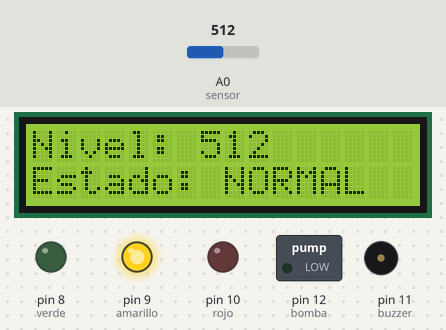
The sketch below on a simulated Arduino Uno, built with avr-gcc and run on an emulated ATmega328P. Shown: 16×2 character LCD, switched loads named in the sketch (green lamp = pin HIGH), output pins drawn as LEDs (lit = HIGH), buzzer (waves = sounding, pin HIGH). Inputs (shaded band) come from the test bench; at power-on: A0 (sensor) = 512.

Above: at 2.7 s.
2.8 s: A0 (sensor) set to 362
At 3.5 s:
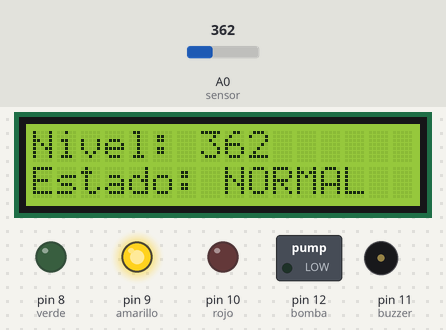
4.5 s: A0 (sensor) set to 343
At 5.1 s:
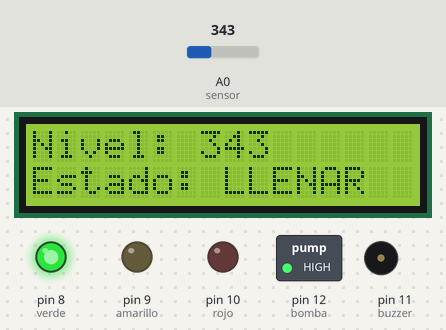
6.0 s: A0 (sensor) set to 710
At 6.7 s:
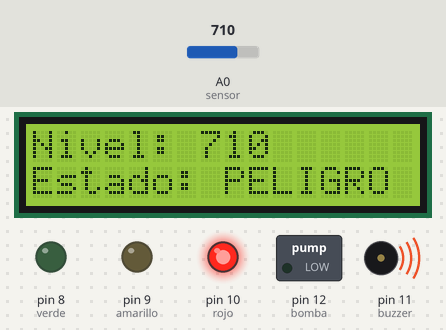
Timing chart, 0 to 9.0 s (numbered marks = the images above; inputs shaded):
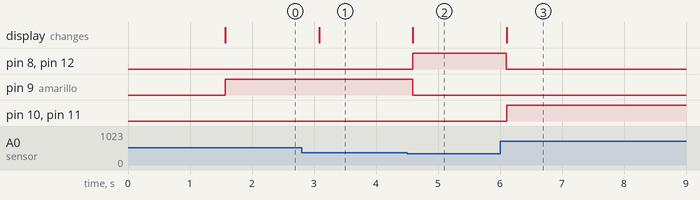

Measured:
- the behaviour switches between 350 and 349 on A0 (sensor) (found by bisection; images 1 and 2)
- after the input at 2.8 s, the display: changes after 0.28 s (image 1)
- after the input at 4.5 s, pin 8 (verde), pin 12 (bomba): LOW → HIGH after 0.09 s; pin 9 (amarillo): HIGH → LOW after 0.09 s; the display: changes after 0.10 s (image 2)
- after the input at 6.0 s, pin 8 (verde), pin 12 (bomba): HIGH → LOW after 0.10 s; pin 10 (rojo), pin 11 (buzzer): LOW → HIGH after 0.11 s; the display: changes after 0.11 s (image 3)

The sketch:

sistema_embebido_para_deteccion_del_nivel_del_agua1.ino
```cpp
#include <LiquidCrystal.h>

LiquidCrystal lcd(7, 6, 5, 4, 3, 2);

int sensor = A0;

int verde    = 8;
int amarillo = 9;
int rojo     = 10;
int buzzer   = 11;
int bomba    = 12;

void apagarTodo() {
  digitalWrite(verde, LOW);
  digitalWrite(amarillo, LOW);
  digitalWrite(rojo, LOW);
  digitalWrite(buzzer, LOW);
  digitalWrite(bomba, LOW);
}

void setup() {
  pinMode(verde, OUTPUT);
  pinMode(amarillo, OUTPUT);
  pinMode(rojo, OUTPUT);
  pinMode(buzzer, OUTPUT);
  pinMode(bomba, OUTPUT);

  lcd.begin(16, 2);
  lcd.print("Control de Agua");
  delay(1500);
  lcd.clear();
}

void loop() {
  int nivel = analogRead(sensor);

  apagarTodo();

  lcd.setCursor(0, 0);
  lcd.print("Nivel: ");
  lcd.print(nivel);
  lcd.print("   ");

  if (nivel < 350) {
    digitalWrite(verde, HIGH);   // Nivel bajo
    digitalWrite(bomba, HIGH);   // Llenando
    lcd.setCursor(0, 1);
    lcd.print("Estado: LLENAR ");
  }
  else if (nivel < 700) {
    digitalWrite(amarillo, HIGH);// Nivel medio
    lcd.setCursor(0, 1);
    lcd.print("Estado: NORMAL ");
  }
  else {
    digitalWrite(rojo, HIGH);    // Nivel alto
    digitalWrite(buzzer, HIGH);  // Alarma
    lcd.setCursor(0, 1);
    lcd.print("Estado: PELIGRO ");
  }

  delay(500);
}
```
